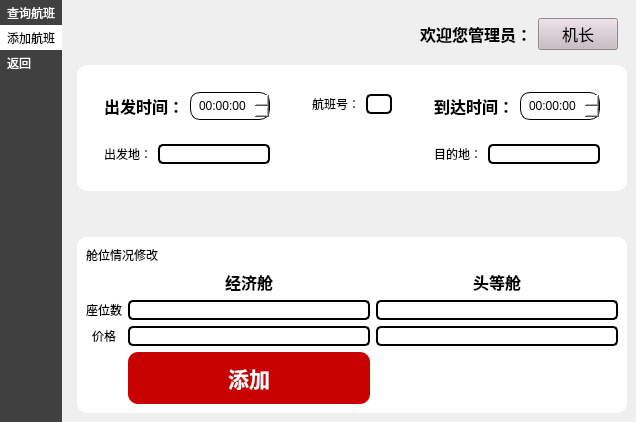
<?xml version="1.0" encoding="UTF-8"?>
<ui version="4.0">
 <class>managerAddFlight</class>
 <widget class="QWidget" name="managerAddFlight">
  <property name="geometry">
   <rect>
    <x>0</x>
    <y>0</y>
    <width>636</width>
    <height>391</height>
   </rect>
  </property>
  <property name="windowTitle">
   <string>Form</string>
  </property>
  <property name="styleSheet">
   <string notr="true"/>
  </property>
  <layout class="QHBoxLayout" name="horizontalLayout_7">
   <property name="leftMargin">
    <number>0</number>
   </property>
   <property name="topMargin">
    <number>0</number>
   </property>
   <property name="rightMargin">
    <number>0</number>
   </property>
   <property name="bottomMargin">
    <number>0</number>
   </property>
   <item>
    <widget class="QWidget" name="widget" native="true">
     <property name="styleSheet">
      <string notr="true">background-color: rgb(64, 64, 64);</string>
     </property>
     <layout class="QVBoxLayout" name="verticalLayout">
      <property name="spacing">
       <number>0</number>
      </property>
      <property name="leftMargin">
       <number>0</number>
      </property>
      <property name="topMargin">
       <number>0</number>
      </property>
      <property name="rightMargin">
       <number>0</number>
      </property>
      <property name="bottomMargin">
       <number>0</number>
      </property>
      <item>
       <widget class="QToolButton" name="toSearchFlight_ui">
        <property name="cursor">
         <cursorShape>PointingHandCursor</cursorShape>
        </property>
        <property name="styleSheet">
         <string notr="true">background-color: rgb(64, 64, 64);
font: 700 16pt &quot;黑体&quot;;
color: rgb(255, 255, 255);</string>
        </property>
        <property name="text">
         <string>查询航班</string>
        </property>
        <property name="autoRaise">
         <bool>true</bool>
        </property>
       </widget>
      </item>
      <item>
       <widget class="QToolButton" name="toAddFlight_ui">
        <property name="cursor">
         <cursorShape>PointingHandCursor</cursorShape>
        </property>
        <property name="styleSheet">
         <string notr="true">background-color: rgb(255, 255, 255);
font: 700 16pt &quot;黑体&quot;;
color: rgb(0, 0, 0);</string>
        </property>
        <property name="text">
         <string>添加航班</string>
        </property>
        <property name="autoRaise">
         <bool>true</bool>
        </property>
       </widget>
      </item>
      <item>
       <widget class="QToolButton" name="log_out_pushButton">
        <property name="cursor">
         <cursorShape>PointingHandCursor</cursorShape>
        </property>
        <property name="styleSheet">
         <string notr="true">background-color: rgb(64, 64, 64);
font: 700 16pt &quot;黑体&quot;;
color: rgb(255, 255, 255);</string>
        </property>
        <property name="text">
         <string>返回</string>
        </property>
        <property name="autoRaise">
         <bool>true</bool>
        </property>
       </widget>
      </item>
      <item>
       <spacer name="verticalSpacer">
        <property name="orientation">
         <enum>Qt::Orientation::Vertical</enum>
        </property>
        <property name="sizeHint" stdset="0">
         <size>
          <width>20</width>
          <height>40</height>
         </size>
        </property>
       </spacer>
      </item>
     </layout>
    </widget>
   </item>
   <item>
    <widget class="QWidget" name="widget_12" native="true">
     <property name="styleSheet">
      <string notr="true">color: rgb(0, 0, 0);
</string>
     </property>
     <layout class="QVBoxLayout" name="verticalLayout_6">
      <item>
       <widget class="QWidget" name="widget_13" native="true">
        <layout class="QHBoxLayout" name="horizontalLayout_8">
         <item>
          <spacer name="horizontalSpacer">
           <property name="orientation">
            <enum>Qt::Orientation::Horizontal</enum>
           </property>
           <property name="sizeHint" stdset="0">
            <size>
             <width>40</width>
             <height>20</height>
            </size>
           </property>
          </spacer>
         </item>
         <item>
          <widget class="QLabel" name="label_7">
           <property name="font">
            <font>
             <family>黑体</family>
             <pointsize>12</pointsize>
             <italic>false</italic>
             <bold>true</bold>
            </font>
           </property>
           <property name="styleSheet">
            <string notr="true">font: 700 12pt &quot;黑体&quot;;</string>
           </property>
           <property name="text">
            <string>欢迎您管理员：</string>
           </property>
           <property name="alignment">
            <set>Qt::AlignmentFlag::AlignCenter</set>
           </property>
          </widget>
         </item>
         <item>
          <widget class="QPushButton" name="managerName_pushButton">
           <property name="font">
            <font>
             <pointsize>12</pointsize>
            </font>
           </property>
           <property name="cursor">
            <cursorShape>PointingHandCursor</cursorShape>
           </property>
           <property name="styleSheet">
            <string notr="true">background-color: rgb(200, 186, 194);</string>
           </property>
           <property name="text">
            <string>机长</string>
           </property>
          </widget>
         </item>
        </layout>
       </widget>
      </item>
      <item>
       <spacer name="verticalSpacer_3">
        <property name="orientation">
         <enum>Qt::Orientation::Vertical</enum>
        </property>
        <property name="sizeHint" stdset="0">
         <size>
          <width>20</width>
          <height>40</height>
         </size>
        </property>
       </spacer>
      </item>
      <item>
       <widget class="QWidget" name="widget_10" native="true">
        <property name="styleSheet">
         <string notr="true">background-color: rgb(255, 255, 255);
border: none;
border-radius: 10px;
</string>
        </property>
        <layout class="QHBoxLayout" name="horizontalLayout_6">
         <item>
          <widget class="QWidget" name="widget_8" native="true">
           <layout class="QVBoxLayout" name="verticalLayout_3">
            <item>
             <widget class="QWidget" name="widget_2" native="true">
              <layout class="QHBoxLayout" name="horizontalLayout">
               <item>
                <widget class="QLabel" name="startlabel">
                 <property name="font">
                  <font>
                   <family>黑体</family>
                   <pointsize>12</pointsize>
                   <italic>false</italic>
                   <bold>true</bold>
                  </font>
                 </property>
                 <property name="styleSheet">
                  <string notr="true">font: 700 12pt &quot;黑体&quot;;</string>
                 </property>
                 <property name="text">
                  <string>出发时间：</string>
                 </property>
                 <property name="alignment">
                  <set>Qt::AlignmentFlag::AlignCenter</set>
                 </property>
                </widget>
               </item>
               <item>
                <widget class="QTimeEdit" name="start_timeEdit">
                 <property name="styleSheet">
                  <string notr="true"> border: 1px  solid black; padding :5px;</string>
                 </property>
                 <property name="alignment">
                  <set>Qt::AlignmentFlag::AlignCenter</set>
                 </property>
                </widget>
               </item>
              </layout>
             </widget>
            </item>
            <item>
             <widget class="QWidget" name="widget_6" native="true">
              <layout class="QHBoxLayout" name="horizontalLayout_4">
               <item>
                <widget class="QLabel" name="label_9">
                 <property name="styleSheet">
                  <string notr="true">font: 700 12pt &quot;黑体&quot;;</string>
                 </property>
                 <property name="text">
                  <string>出发地：</string>
                 </property>
                </widget>
               </item>
               <item>
                <widget class="QLineEdit" name="flightStart_lineEdit">
                 <property name="styleSheet">
                  <string notr="true">border: 2px solid black; border-radius: 5px;</string>
                 </property>
                </widget>
               </item>
              </layout>
             </widget>
            </item>
           </layout>
          </widget>
         </item>
         <item>
          <widget class="QWidget" name="widget_5" native="true">
           <layout class="QVBoxLayout" name="verticalLayout_2">
            <item>
             <widget class="QWidget" name="widget_4" native="true">
              <layout class="QHBoxLayout" name="horizontalLayout_3">
               <item>
                <widget class="QLabel" name="label">
                 <property name="styleSheet">
                  <string notr="true">font: 700 12pt &quot;黑体&quot;;</string>
                 </property>
                 <property name="text">
                  <string>航班号：</string>
                 </property>
                 <property name="alignment">
                  <set>Qt::AlignmentFlag::AlignCenter</set>
                 </property>
                </widget>
               </item>
               <item>
                <widget class="QLineEdit" name="flightNumber_lineEdit">
                 <property name="styleSheet">
                  <string notr="true">border: 2px solid black; border-radius: 5px;</string>
                 </property>
                </widget>
               </item>
              </layout>
             </widget>
            </item>
            <item>
             <widget class="QLabel" name="label_8">
              <property name="text">
               <string/>
              </property>
              <property name="pixmap">
               <pixmap>:/img/to.png</pixmap>
              </property>
              <property name="scaledContents">
               <bool>true</bool>
              </property>
             </widget>
            </item>
           </layout>
          </widget>
         </item>
         <item>
          <widget class="QWidget" name="widget_9" native="true">
           <layout class="QVBoxLayout" name="verticalLayout_4">
            <item>
             <widget class="QWidget" name="widget_3" native="true">
              <layout class="QHBoxLayout" name="horizontalLayout_2">
               <item>
                <widget class="QLabel" name="endlabel">
                 <property name="font">
                  <font>
                   <family>黑体</family>
                   <pointsize>12</pointsize>
                   <italic>false</italic>
                   <bold>true</bold>
                  </font>
                 </property>
                 <property name="styleSheet">
                  <string notr="true">font: 700 12pt &quot;黑体&quot;;</string>
                 </property>
                 <property name="text">
                  <string>到达时间：</string>
                 </property>
                 <property name="alignment">
                  <set>Qt::AlignmentFlag::AlignCenter</set>
                 </property>
                </widget>
               </item>
               <item>
                <widget class="QTimeEdit" name="end_timeEdit">
                 <property name="layoutDirection">
                  <enum>Qt::LayoutDirection::LeftToRight</enum>
                 </property>
                 <property name="styleSheet">
                  <string notr="true"> border: 1px  solid black; padding :5px;</string>
                 </property>
                 <property name="alignment">
                  <set>Qt::AlignmentFlag::AlignCenter</set>
                 </property>
                </widget>
               </item>
              </layout>
             </widget>
            </item>
            <item>
             <widget class="QWidget" name="widget_7" native="true">
              <layout class="QHBoxLayout" name="horizontalLayout_5">
               <item>
                <widget class="QLabel" name="label_10">
                 <property name="styleSheet">
                  <string notr="true">font: 700 12pt &quot;黑体&quot;;</string>
                 </property>
                 <property name="text">
                  <string>目的地：</string>
                 </property>
                </widget>
               </item>
               <item>
                <widget class="QLineEdit" name="flightEnd_lineEdit">
                 <property name="styleSheet">
                  <string notr="true">border: 2px solid black; border-radius: 5px;</string>
                 </property>
                </widget>
               </item>
              </layout>
             </widget>
            </item>
           </layout>
          </widget>
         </item>
        </layout>
       </widget>
      </item>
      <item>
       <spacer name="verticalSpacer_4">
        <property name="orientation">
         <enum>Qt::Orientation::Vertical</enum>
        </property>
        <property name="sizeType">
         <enum>QSizePolicy::Policy::Fixed</enum>
        </property>
        <property name="sizeHint" stdset="0">
         <size>
          <width>20</width>
          <height>40</height>
         </size>
        </property>
       </spacer>
      </item>
      <item>
       <widget class="QWidget" name="widget_11" native="true">
        <property name="styleSheet">
         <string notr="true">background-color: rgb(255, 255, 255);
border: none;
border-radius: 10px;
</string>
        </property>
        <layout class="QVBoxLayout" name="verticalLayout_5">
         <item>
          <widget class="QLabel" name="label_6">
           <property name="styleSheet">
            <string notr="true">font: 700 12pt &quot;黑体&quot;;</string>
           </property>
           <property name="text">
            <string>舱位情况修改</string>
           </property>
          </widget>
         </item>
         <item>
          <layout class="QGridLayout" name="gridLayout">
           <item row="3" column="2">
            <widget class="QLineEdit" name="expensiveMoney_lineEdit">
             <property name="styleSheet">
              <string notr="true">border: 2px solid black; border-radius: 5px;</string>
             </property>
            </widget>
           </item>
           <item row="2" column="1">
            <widget class="QLineEdit" name="cheapSeat_lineEdit">
             <property name="styleSheet">
              <string notr="true">border: 2px solid black; border-radius: 5px;</string>
             </property>
            </widget>
           </item>
           <item row="2" column="2">
            <widget class="QLineEdit" name="expensiveSeat_lineEdit">
             <property name="styleSheet">
              <string notr="true">border: 2px solid black; border-radius: 5px;</string>
             </property>
            </widget>
           </item>
           <item row="3" column="1">
            <widget class="QLineEdit" name="chearMoney_lineEdit">
             <property name="styleSheet">
              <string notr="true">border: 2px solid black; border-radius: 5px;</string>
             </property>
            </widget>
           </item>
           <item row="4" column="1">
            <widget class="QPushButton" name="pushButton">
             <property name="font">
              <font>
               <family>黑体</family>
               <pointsize>16</pointsize>
               <italic>false</italic>
               <bold>true</bold>
              </font>
             </property>
             <property name="cursor">
              <cursorShape>PointingHandCursor</cursorShape>
             </property>
             <property name="styleSheet">
              <string notr="true">background-color: rgb(199, 0, 0);
font: 700 16pt &quot;黑体&quot;;
color: rgb(255, 255, 255);
border: none;
border-radius: 10px;
padding: 10px;</string>
             </property>
             <property name="text">
              <string>添加</string>
             </property>
            </widget>
           </item>
           <item row="0" column="1">
            <widget class="QLabel" name="label_2">
             <property name="font">
              <font>
               <family>黑体</family>
               <pointsize>12</pointsize>
               <italic>false</italic>
               <bold>true</bold>
              </font>
             </property>
             <property name="styleSheet">
              <string notr="true">font: 700 12pt &quot;黑体&quot;;</string>
             </property>
             <property name="text">
              <string>经济舱</string>
             </property>
             <property name="alignment">
              <set>Qt::AlignmentFlag::AlignCenter</set>
             </property>
            </widget>
           </item>
           <item row="0" column="2">
            <widget class="QLabel" name="label_3">
             <property name="font">
              <font>
               <family>黑体</family>
               <pointsize>12</pointsize>
               <italic>false</italic>
               <bold>true</bold>
              </font>
             </property>
             <property name="styleSheet">
              <string notr="true">font: 700 12pt &quot;黑体&quot;;</string>
             </property>
             <property name="text">
              <string>头等舱</string>
             </property>
             <property name="alignment">
              <set>Qt::AlignmentFlag::AlignCenter</set>
             </property>
            </widget>
           </item>
           <item row="3" column="0">
            <widget class="QLabel" name="label_5">
             <property name="styleSheet">
              <string notr="true">font: 700 12pt &quot;黑体&quot;;</string>
             </property>
             <property name="text">
              <string>价格</string>
             </property>
             <property name="alignment">
              <set>Qt::AlignmentFlag::AlignCenter</set>
             </property>
            </widget>
           </item>
           <item row="2" column="0">
            <widget class="QLabel" name="label_4">
             <property name="styleSheet">
              <string notr="true">font: 700 12pt &quot;黑体&quot;;</string>
             </property>
             <property name="text">
              <string>座位数</string>
             </property>
             <property name="alignment">
              <set>Qt::AlignmentFlag::AlignCenter</set>
             </property>
            </widget>
           </item>
          </layout>
         </item>
        </layout>
       </widget>
      </item>
      <item>
       <spacer name="verticalSpacer_2">
        <property name="orientation">
         <enum>Qt::Orientation::Vertical</enum>
        </property>
        <property name="sizeHint" stdset="0">
         <size>
          <width>20</width>
          <height>40</height>
         </size>
        </property>
       </spacer>
      </item>
     </layout>
    </widget>
   </item>
  </layout>
 </widget>
 <resources/>
 <connections/>
</ui>
